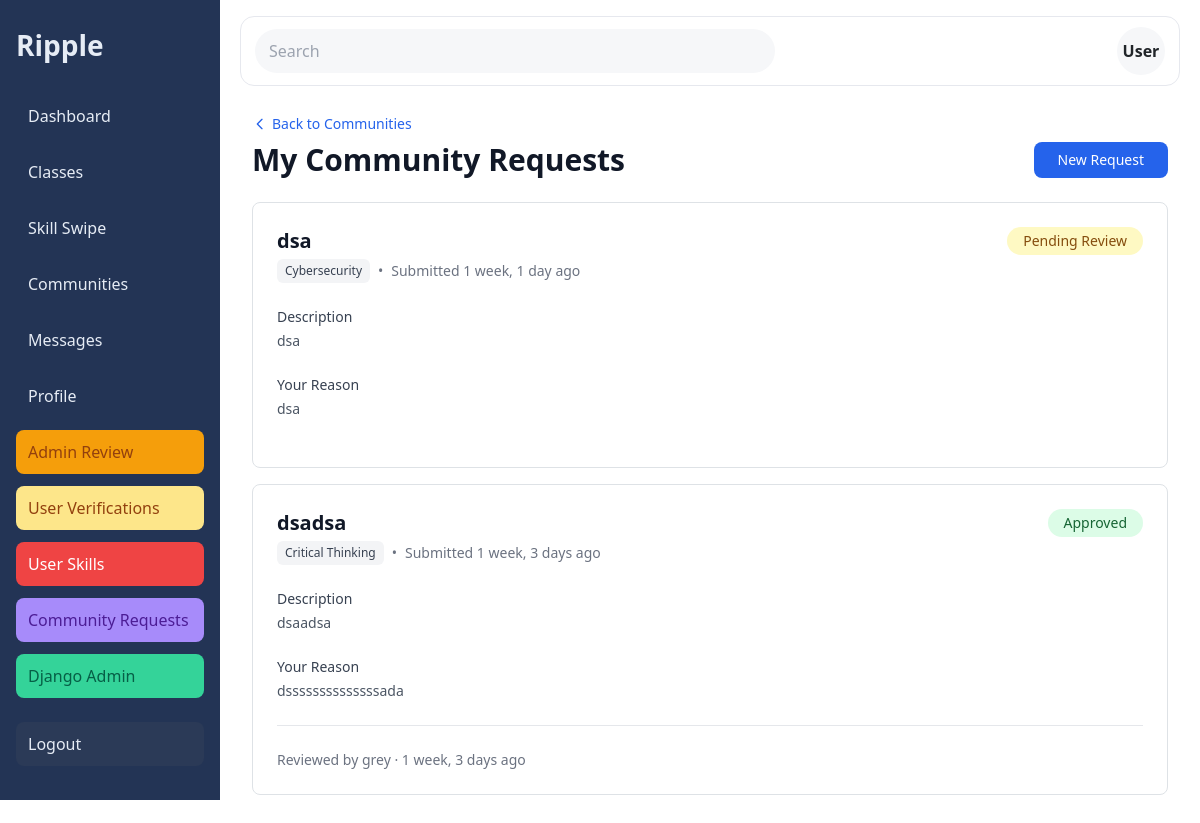
The app's page /communities/my-requests/ (signed in), older data.
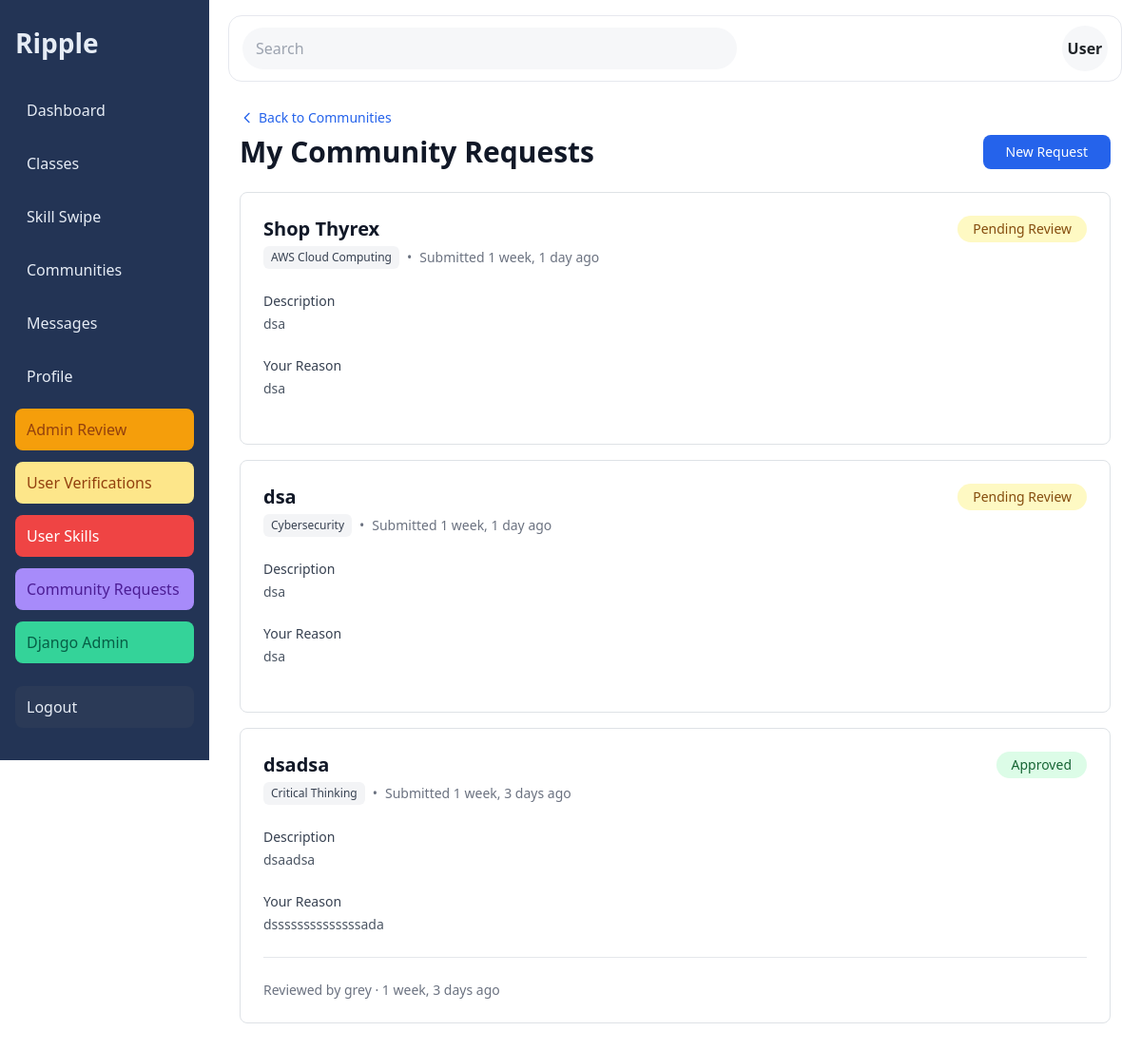
The same page, newer data.
### communities/models.py (models this page shows, shortened)
class CommunityRequest(models.Model):
    PENDING = 'pending'
    APPROVED = 'approved'
    REJECTED = 'rejected'
    STATUS_CHOICES = [
        (PENDING, 'Pending Review'),
        (APPROVED, 'Approved'),
        (REJECTED, 'Rejected'),
    ]
    requester = models.ForeignKey(settings.AUTH_USER_MODEL, on_delete=models.CASCADE, related_name='community_requests')
    name = models.CharField(max_length=140)
    skill = models.ForeignKey(Skill, on_delete=models.CASCADE)
    description = models.TextField()
    reason = models.TextField(help_text="Why do you want to create this community?")
    status = models.CharField(max_length=20, choices=STATUS_CHOICES, default=PENDING)
    admin_notes = models.TextField(blank=True)
    created_at = models.DateTimeField(auto_now_add=True)
    reviewed_at = models.DateTimeField(null=True, blank=True)
    reviewed_by = models.ForeignKey(settings.AUTH_USER_MODEL, on_delete=models.SET_NULL, null=True, blank=True, related_name='reviewed_requests')
    class Meta:
        ordering = ['-created_at']

### skills/models.py (models this page shows, shortened)
class Skill(models.Model):
    name = models.CharField(max_length=120, unique=True)
    description = models.TextField(blank=True)

### communities/views.py (the view)
# urls.py: path('my-requests/', views.my_community_requests, name='my_requests'),
@login_required
def my_community_requests(request):
    requests_list = CommunityRequest.objects.filter(
        requester=request.user
    ).select_related(
        'skill', 'reviewed_by'
    ).order_by('-created_at')
    return render(request, 'communities/my_requests.html', {'requests': requests_list})

### communities/templates/communities/my_requests.html (shortened to what this page needs)
{% extends 'base.html' %}
{% block content %}
<div class="max-w-5xl mx-auto">
    <div class="mb-6">
        <a href="{% url 'communities:communities' %}" class="text-blue-600 hover:text-blue-700 text-sm flex items-center gap-1 mb-2">
            <svg class="h-4 w-4" fill="none" stroke="currentColor" viewBox="0 0 24 24">
                <path stroke-linecap="round" stroke-linejoin="round" stroke-width="2" d="M15 19l-7-7 7-7"></path>
            </svg>
            Back to Communities
        </a>
        <div class="flex items-center justify-between">
            <h1 class="text-3xl font-bold text-gray-900">My Community Requests</h1>
            <a href="{% url 'communities:request_community' %}" class="px-4 py-2 bg-blue-600 text-white rounded-lg hover:bg-blue-700 transition-colors font-medium text-sm">
                New Request
            </a>
        </div>
    </div>
    {% if requests %}
        <div class="space-y-4">
            {% for req in requests %}
                <div class="bg-white rounded-lg border border-gray-200 p-6">
                    <div class="flex items-start justify-between mb-4">
                        <div class="flex-1">
                            <h3 class="text-xl font-semibold text-gray-900">{{ req.name }}</h3>
                            <div class="flex items-center gap-2 text-sm text-gray-500 mt-1">
                                <span class="px-2 py-1 bg-gray-100 text-gray-700 rounded text-xs">{{ req.skill.name }}</span>
                                <span>•</span>
                                <span>Submitted {{ req.created_at|timesince }} ago</span>
                            </div>
                        </div>
                        {% if req.status == 'pending' %}
                            <span class="px-3 py-1 bg-yellow-100 text-yellow-800 rounded-full text-sm font-medium">
                                Pending Review
                            </span>
                        {% elif req.status == 'approved' %}
                            <span class="px-3 py-1 bg-green-100 text-green-800 rounded-full text-sm font-medium">
                                Approved
                            </span>
                        {% elif req.status == 'rejected' %}
                            <span class="px-3 py-1 bg-red-100 text-red-800 rounded-full text-sm font-medium">
                                Rejected
                            </span>
                        {% endif %}
                    </div>
                    <div class="mb-4">
                        <h4 class="text-sm font-medium text-gray-700 mb-1">Description</h4>
                        <p class="text-gray-600 text-sm">{{ req.description }}</p>
                    </div>
                    <div class="mb-4">
                        <h4 class="text-sm font-medium text-gray-700 mb-1">Your Reason</h4>
                        <p class="text-gray-600 text-sm">{{ req.reason }}</p>
                    </div>
                    {% if req.reviewed_at %}
                        <div class="border-t border-gray-200 pt-4 text-sm text-gray-500">
                            <span>Reviewed by {{ req.reviewed_by.username }} · {{ req.reviewed_at|timesince }} ago</span>
                        </div>
                    {% endif %}
                </div>
            {% endfor %}
        </div>
    {% endif %}
</div>
{% endblock %}

Row changes from the older to the newer data that the page shows:
added CommunityRequest: name "Shop Thyrex", skill.name "AWS Cloud Computing", created_at "1 week, 1 day", status "Pending Review", description "dsa", reason "dsa"
